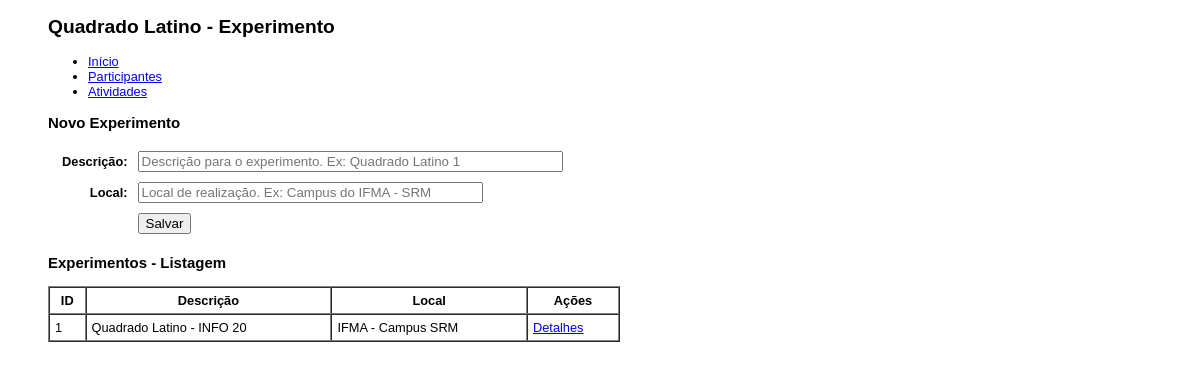
The page / on the database its author committed.
### tables this page shows
CREATE TABLE `experimentos` (
  `id_experimento` int(11) NOT NULL auto_increment,
  `descricao` varchar(100) default NULL,
  `local` varchar(50) default NULL,
  PRIMARY KEY  (`id_experimento`)
);

### includes/App.class.php (called while the page is built, shortened)
<?php
class App {
	var $con;
	public function __construct() {
		$this->con = new Mysqli("localhost","root","ifma","unplugged_opencv");
	}
	public function query($sql) {
		$res = $this->con->query($sql);
		$rows = array();
		while($row = $res->fetch_assoc()) {
			$rows[] = $row;
		}
		return $rows;
	}
	public function getTable($table, $where = null) {
		$sql = "select * from $table $where";
		return $this->query($sql);
	}
}

### modules/experimento.list.php (the view)
<?php
	$list = $app->getTable("experimentos");
?>
<h3>Novo Experimento</h3>
<form action="/quadlatino/app/?module=experimento&action=new" method="post">
	<table width="50%" border="0" cellpadding="5" cellspacing="0">
		<tr>
			<th align="right">Descrição:</th>
			<td>
				<input type="text" name="descricao" size="50" placeholder="Descrição para o experimento. Ex: Quadrado Latino 1" />
			</td>
		</tr>
		<tr>
			<th align="right">Local:</th>
			<td>
				<input type="text" name="local" size="40" placeholder="Local de realização. Ex: Campus do IFMA - SRM" />
			</td>
		</tr>
		<tr>
			<td>&nbsp;</td>
			<td>
				<input type="submit" value="Salvar" />
			</td>
		</tr>
	</table>
</form>
<h3>Experimentos - Listagem</h3>
<table width="50%" border="1" cellpadding="5" cellspacing="0">
	<tr>
		<th>ID</th>
		<th>Descrição</th>
		<th>Local</th>
		<th>Ações</th>
	</tr>
	<?php foreach($list as $key=>$item) { ?>
	<tr>
		<td><?=$item["id_experimento"]?></td>
		<td><?=$item["descricao"]?></td>
		<td><?=$item["local"]?></td>
		<td><a href="index.php?module=experimento&action=detail&id=<?=$item["id_experimento"]?>">Detalhes</a></td>
	</tr>
	<?php } ?>
</table>

### index.php (style rules this page uses)
body { padding-left:40px;font-family: arial;font-size: 80%; }

### rows shown on the page
experimentos: id_experimento "1", descricao "Quadrado Latino - INFO 20", local "IFMA - Campus SRM"
